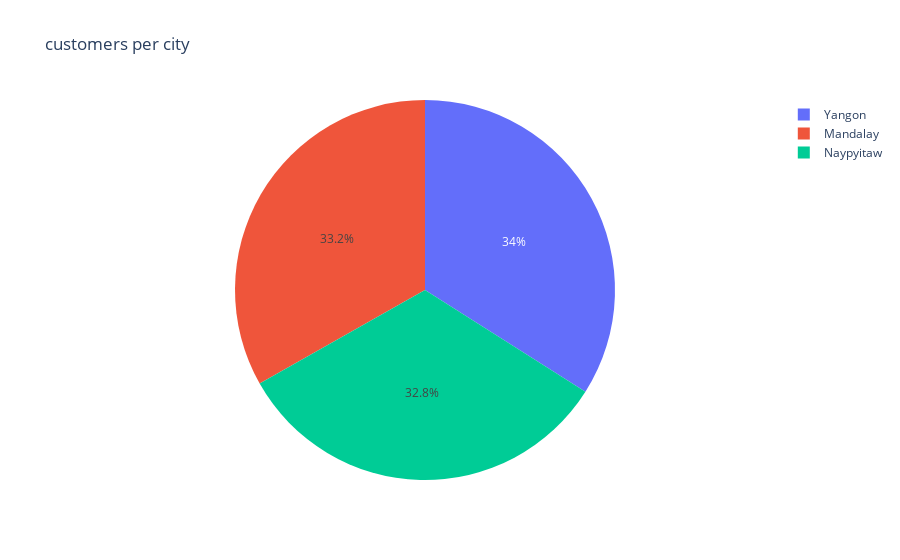

The cell this chart's notebook holds for it:
### Markdown cell above
1. __Where is the city that has more Supermarkets customers ?__

### Code cell
place_df = pd.DataFrame(df['City'].value_counts())
place_df
values = place_df['City']
names = place_df.index
 
fig = px.pie(values=values, names=names,title = "customers per city")
fig.show()

### Figure 1 — Plotly figure (JSON) as saved in the notebook; plotly's stock layout.template omitted (floating-point values rounded to 4 significant figures)
{"data": [{"domain": {"x": [0, 1], "y": [0, 1]}, "hovertemplate": "label=%{label}<br>value=%{value}<extra></extra>", "labels": ["Yangon", "Mandalay", "Naypyitaw"], "legendgroup": "", "name": "", "showlegend": true, "type": "pie", "values": [340, 332, 328]}], "layout": {"legend": {"tracegroupgap": 0}, "title": {"text": "customers per city"}}}
